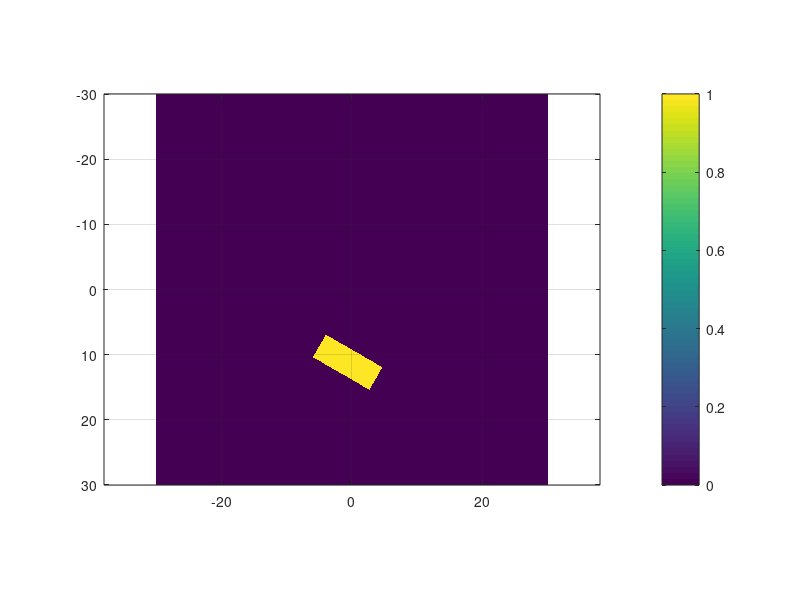
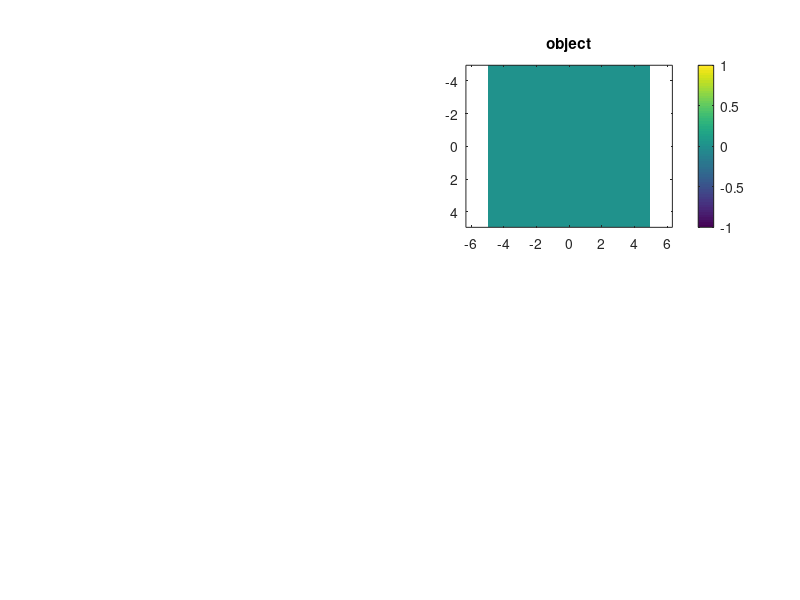

Write the MATLAB code that produced these figures, in order.

clear all; close all; clc;
% define grid
Sx = 10;
Sy = 10;
Nx = 100;
Ny = round(Nx*Sy/Sx);
%meshgrid
dx = Sx/Nx;
dy = Sy/Ny;
xa = [0.5:Nx-0.5]*dx;       xa = xa-mean(xa);
ya = [0.5:Ny-0.5]*dy;       ya = ya-mean(ya);
[Y,X] = meshgrid(ya,xa);
RSQ = X.^2 + Y.^2;
imagesc(xa,ya,RSQ.')
%%
%clear all; close all; clc;
% define grid
Sx = 10;
Sy = 10;
Nx = 1000;
Ny = round(Nx*Sy/Sx);
%meshgrid
dx = Sx/Nx;
dy = Sy/Ny;
% OLD
% xa = [0.5:Nx-0.5]*dx;      
% xa = xa-mean(xa);
% ya = [0.5:Ny-0.5]*dy;       
% ya = ya-mean(ya);
% [Y,X] = meshgrid(ya,xa);

% NEW
xminb = -30e-3;
xmaxb =  30e-3;
yminb = -30e-3;
ymaxb =  30e-3;
x_M = linspace(xminb, xmaxb, Nx);
y_M = linspace(yminb, ymaxb, Ny);
[X2,Y2]=meshgrid(x_M,y_M);

% rotate coordinates
degrees = pi/180;
phi     = 30*degrees;
[THETA,R] = cart2pol(X2,Y2);
[X,Y]   = pol2cart(THETA +phi,R);
xpos = -1e-3;
ypos = -2e3;
% build object
ra   = 5e-3;   % y-axis
ri   = 2e-3;   % x-axis
x1 = -ri;
x2 =  ri;
y1 = -ra;
y2 =  ra;
% OLD
% x1 = -3;
% x2 =  3; 
% y1 = -1.5;
% y2 =  1.5;
p=10e-3; 
q=5e-3;

O1 = (X>=x1+p & X<=x2+p & Y>=y1+q & Y<=y2+q);
%O1 = (X>=x1 & X<=x2 & Y>=y1 & Y<=y2);

%figure(1)
imagesc(x_M./1e-3,y_M./1e-3,O1.')
%imagesc(xa,ya,O1.')
%imagesc(xa,ya,THETA.');
%imagesc(xa,ya,R.');
axis equal tight;
colorbar;
grid on;
%%
% visualize radial grid
figure(2)
%subplot(1,2,1);
%imagesc(xa,ya,RSQ.');
%imagesc(xa,ya,THETA.');
imagesc(xa,ya,R.');
axis equal tight;
colorbar;
title('RSQ');

%% build a circle
r = 4;
C = (RSQ <= r^2);

% visualize radial grid
subplot(1,2,2);
imagesc(xa,ya,C.');
axis equal tight;
colorbar;
title('object');

%% build a ellipse
x0 = -2.5;
y0 = -3; 
rx = 4;
ry = 2;
E = ((X-x0)/rx).^2 + ((Y-y0)/ry).^2 <= 1;
subplot(2,2,2);
imagesc(xa,ya,E.');
axis equal tight;
colorbar;
title('object');
